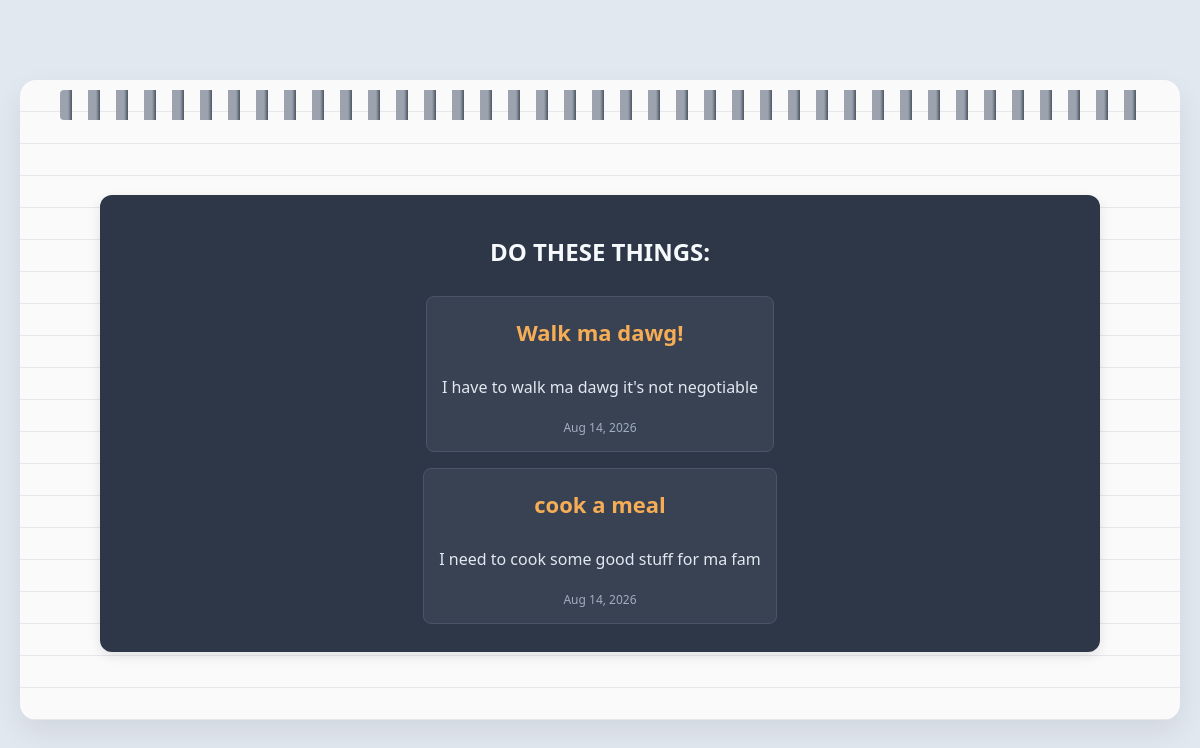
The page /notes on the database as committed earlier.
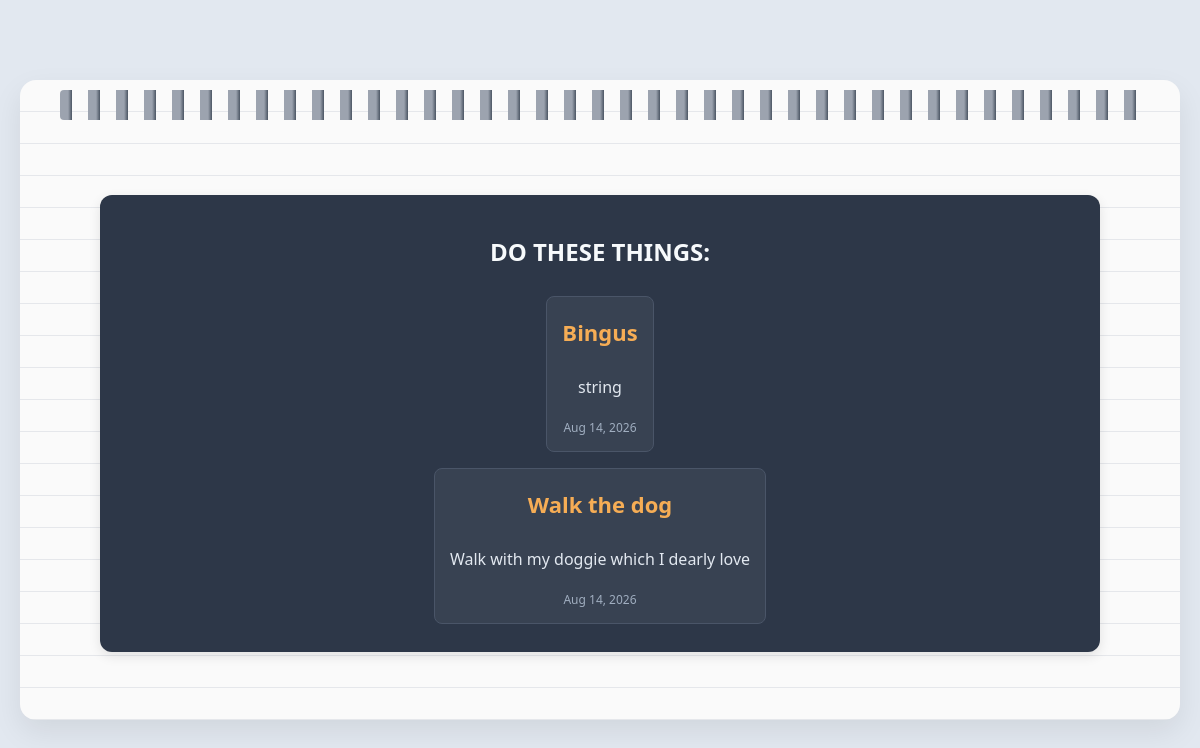
The same page on the database as committed later.
### models.py (models this page shows)
class Note(Base):
    __tablename__ = "notes"
    id: Mapped[int] = mapped_column(Integer, primary_key=True, index=True)
    title: Mapped[str] = mapped_column(String, nullable=False)
    content: Mapped[str] = mapped_column(Text, nullable=False)
    date_posted: Mapped[datetime] = mapped_column(DateTime(timezone=True), default=lambda: datetime.now(UTC))

### main.py (the view)
@app.get("/", include_in_schema=False, name="Home")
@app.get("/notes", include_in_schema=False, name="Notes")
def home_page(request: Request, db: Annotated[Session, Depends(get_db)]):
    result = db.execute(select(models.Note))
    notes = result.scalars().all()
    return templates.TemplateResponse(request, "home.html", {"notes": notes, "title": "Notepad"})

### templates/home.html
{% extends "layout.html" %}
{% block content %}
    <div class="notes_section">
        <h2>DO THESE THINGS:</h2>
        {% for note in notes %}
            <div class="note_card">
                <a class="note_title" href="{{ url_for('note_page', note_id=note.id) }}">{{ note.title }}</a>
                <p class="note_content">{{ note.content }}</p>
                <p class="note_date">{{ note.date_posted.strftime('%b %d, %Y') }}</p>
            </div>
        {% endfor %}
    </div>
{% endblock content %}

Rows that differ between the two databases and show on the page:
changed Note: title "Walk ma dawg!" → "Bingus"; content "I have to walk ma dawg it's not negotiable" → "string"
changed Note: title "cook a meal" → "Walk the dog"; content "I need to cook some good stuff for ma fam" → "Walk with my doggie which I dearly love"
